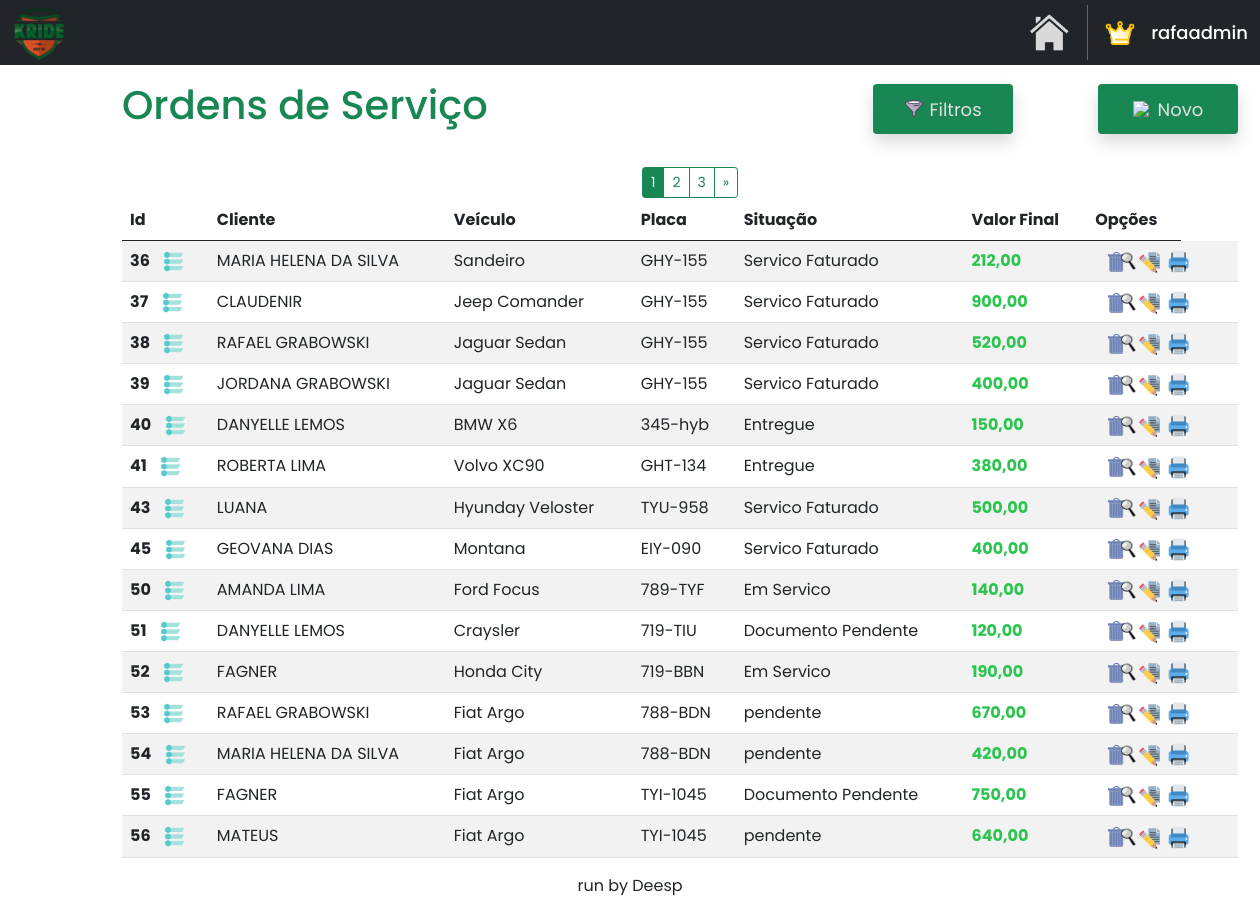
Page /home/ordem_servico (signed in) on the committed database.
### OS/models.py (models this page shows)
class OrdemServico(models.Model):
    renavam = models.CharField(max_length=80)
    placa = models.CharField(max_length=15)
    cliente_id = models.ForeignKey(Cliente, on_delete=models.CASCADE)
    nome_cliente = models.CharField(max_length=40)
    chassi = models.CharField(max_length=30, default='')
    cor = models.CharField(max_length=20, default='')
    combustivel = models.CharField(max_length=15, default='')
    modelo = models.CharField(max_length=50, default='')
    valor_veiculo = models.CharField(max_length=15, default='')
    ano_modelo = models.CharField(max_length=10, default='')
    pendencias = models.CharField(max_length=60, default='')
    data_entrega = models.DateField(null=True, blank=True)
    data_aq = models.DateField(null=True, blank=True)
    data_servico = models.DateField(default=datetime.date.today)
    desconto = models.CharField(max_length=30, default='')
    valor_f = models.CharField(max_length=30, default='')
    observacoes = models.TextField(blank=True, null=True)
    status = models.CharField(max_length=20, default='')
    cpf_vendedor = models.CharField(max_length=20, default='')
    concessionaria = models.CharField(max_length=60, default='')
    tipo_veiculo = models.CharField(max_length=15, default='')

### OS/views.py (the view)
# urls.py: path('ordem_servico', osviews.ordem_servico, name='ordem_servico'),
@login_required
def ordem_servico(request):
    return paginacao(request)

### OS/views.py (called while the page is built)
@login_required
def paginacao(request):
    ordens_servicos = OrdemServico.objects.all().values('id', 'nome_cliente', 'modelo', 'placa', 'status', 'valor_f')
    ordens_servicos_paginados = Paginator(ordens_servicos, 15)
    page_num = request.GET.get('page')
    ordens_servicos = ordens_servicos_paginados.get_page(page_num)
    return render(request, 'os.html', {'ordens_servicos': ordens_servicos})

### OS/templates/os.html (shortened to what this page needs)
{% extends "base.html" %}
{% load static %}
{% block content %}
<!DOCTYPE html>
<html lang="en">
<head>
    <link href="https://cdn.jsdelivr.net/npm/bootstrap@5.0.2/dist/css/bootstrap.min.css" rel="stylesheet">
</head>
<body>
    <div class="container mt-3 custom-container">
        <div class="d-flex justify-content-start align-items-center">
            <h1 class="me-auto text-success">Ordens de Serviço</h1>
            <div class="shadow bg-success rounded" style="width: 140px; height: 50px; margin-left: auto;">
                <a href="#" style="text-decoration: none; display: flex; align-items: center; justify-content: center; width: 100%; height: 100%;" id="btnMostrarFiltro">
                    <img src="{% static 'images/mini-filtro.png' %}" style="width: 20px; margin-right: 5px;">
                    <p class="hover-link" style="font-size: 18px; margin: 0;">Filtros</p>
                </a>
            </div>
            <div class="shadow bg-success rounded" style="width: 140px; height: 50px; margin-left: 85px;">
                <a href="{% url 'newos' %}" style="text-decoration: none; display: flex; align-items: center; justify-content: center; width: 100%; height: 100%;">
                    <img src="{% static 'images/novo.png' %}" style="width: 20px; margin-right: 5px;">
                    <p class="hover-link" style="font-size: 18px; margin: 0;">Novo</p>
                </a>
            </div>
        </div>
        {% if ordens_servicos.has_other_pages %}
            <div class="btn-group" role="group" aria-label="Item pagination" style="margin-left: 520px; margin-top: 30px; margin-bottom: -14px;">
                {% for page_number in ordens_servicos.paginator.page_range %}
                    {% if page_number == 1 or page_number == ordens_servicos.paginator.num_pages %}
                        <a href="?page={{ page_number }}"
                        class="btn btn-outline-success btn-sm {% if page_number == ordens_servicos.number %}active{% endif %}">
                            {{ page_number }}
                        </a>
                    {% elif page_number >= ordens_servicos.number|add:'-1' and page_number <= ordens_servicos.number|add:'1' %}
                        <a href="?page={{ page_number }}"
                        class="btn btn-outline-success btn-sm {% if page_number == ordens_servicos.number %}active{% endif %}">
                            {{ page_number }}
                        </a>
                    {% elif page_number == ordens_servicos.number|add:'-2' or page_number == ordens_servicos.number|add:'2' %}
                        <span class="btn btn-outline-success btn-sm">...</span>
                    {% endif %}
                {% endfor %}
                {% if ordens_servicos.has_next %}
                    <a href="?page={{ ordens_servicos.next_page_number }}" class="btn btn-outline-success btn-sm">&raquo;</a>
                {% endif %}
            </div>
        {% endif %}
        <table class="table table-striped mt-3">
            <thead>
                <tr>
                    <th scope="col">Id</th>
                    <th scope="col">Cliente</th>
                    <th scope="col">Veículo</th>
                    <th scope="col">Placa</th>
                    <th scope="col">Situação</th>
                    <th scope="col">Valor Final</th>
                    <th scope="col">Opções</th>
                </tr>
            </thead>
            <tbody  id="tbodyOrdens">
                {% for ordem_servico in ordens_servicos %}
                    <tr>
                        <th>
                            {{ordem_servico.id}}
                            <a href="#" class="openOptions">
                                <img src="{% static 'images/status.png' %}" style="width: 23px; height: 21px; margin-left: 9px;" alt="status" title="ALTERAR STATUS">
                            </a>
                        </th>
                        <td>{{ordem_servico.nome_cliente|upper}}</td>
                        <td>{{ordem_servico.modelo}}</td>
                        <td>{{ordem_servico.placa}}</td>
                        <td>{{ordem_servico.status}}</td>
                        <td style="color: #2ac44e; font-weight: bold;">{{ordem_servico.valor_f}}</td>
                        <td>
                            <a href="#" class="delete-button" data-toggle="modal" data-target="#confirmDeleteModal" data-url="{% url 'excluir_os' ordem_servico.id %}" title="EXCLUIR" style="height: 20px; margin-left: 10px;">
                            </a>
                        </td>
                        <td>
                            <a href="{% url 'consultar_os' ordem_servico.id %}"  title="CONSULTAR" style="height: 20px; margin-left: -71px;">
                                <img src="{% static 'images/consultar.png' %}" style="width: 22px; height: 23px;">
                            </a>
                        </td>
                        <td>
                            <a href="{% url 'editar_os' ordem_servico.id %}"  title="EDITAR" style="height: 20px; margin-left: -70px;">
                                <img src="{% static 'images/editaros.png' %}" style="width: 22px; height: 23px;">
                            </a>
                        </td>
                        <td>
                            <a href="{% url 'imprimir_os' ordem_servico.id %}"  title="IMPRIMIR" style="height: 20px; margin-left: -60px;">
                                <img src="{% static 'images/imprimiros.png' %}" style="width: 22px; height: 23px;">
                            </a>
                        </td>
                    </tr>
                {% endfor %}
            </tbody>
        </table>
    </div>
</body>
</html>
{% endblock %}

### base/base.html (shortened to what this page needs)
{% load static %}
<!DOCTYPE html>
<html lang="en">
<head>
</head>
<body>
    <nav class="navbar navbar-expand bg-dark" style="height: 65px;">
        <div class="container-fluid">
            <a href="#">
                <img src="{% static 'images/logo1.png' %}" style="width: 55px;">
            </a>
        </div>
        <a href="{% url 'home' %}" style="text-decoration: none;">
            <img src="{% static 'images/home.png' %}" title="VOLTAR PARA A HOME" style="width: 40px; margin-right: 18px;">
        </a>
        <div class="container user-div" id="profile" style="width: 200px; cursor: pointer;">
            {% if user.is_superuser %}
                <img src="{% static 'images/master.png' %}" title="MASTER USER" style="width: 30px; margin-right: 0px;">
            {% else %}
                <img src="{% static 'images/user_profile.png' %}" title="USUÁRIO" style="width: 26px; margin-right: 0px;">
            {% endif %}
            {% if user.is_authenticated %}
                <h5 class="text-white mt-2" style="font-size: large;">{{ user.username }}</h5>
            {% endif %}
        </div>
    </nav>
    {% block content %}{% endblock %}
    <div class="text-center">
        <p>run by Deesp</p>
    </div>
</body>
</html>

### OS/templates/os.html (style rules this page uses)
body { font-family: 'Poppins', sans-serif; }
.hover-link { color: rgb(225, 225, 225); transition: color 0.3s ease; }
.custom-container { margin-left: 110px; margin-right: 100px; }

### rows in the picture
OrdemServico: id "36", nome_cliente "MARIA HELENA DA SILVA", modelo "Sandeiro", placa "GHY-155", status "Servico Faturado", valor_f "212,00"
OrdemServico: id "37", nome_cliente "CLAUDENIR", modelo "Jeep Comander", placa "GHY-155", status "Servico Faturado", valor_f "900,00"
OrdemServico: id "38", nome_cliente "RAFAEL GRABOWSKI", modelo "Jaguar Sedan", placa "GHY-155", status "Servico Faturado", valor_f "520,00"
OrdemServico: id "39", nome_cliente "JORDANA GRABOWSKI", modelo "Jaguar Sedan", placa "GHY-155", status "Servico Faturado", valor_f "400,00"
OrdemServico: id "40", nome_cliente "DANYELLE LEMOS", modelo "BMW X6", placa "345-hyb", status "Entregue", valor_f "150,00"
OrdemServico: id "41", nome_cliente "ROBERTA LIMA", modelo "Volvo XC90", placa "GHT-134", status "Entregue", valor_f "380,00"
OrdemServico: id "43", nome_cliente "LUANA", modelo "Hyunday Veloster", placa "TYU-958", status "Servico Faturado", valor_f "500,00"
OrdemServico: id "45", nome_cliente "GEOVANA DIAS", modelo "Montana", placa "EIY-090", status "Servico Faturado", valor_f "400,00"
OrdemServico: id "50", nome_cliente "AMANDA LIMA", modelo "Ford Focus", placa "789-TYF", status "Em Servico", valor_f "140,00"
OrdemServico: id "51", nome_cliente "DANYELLE LEMOS", modelo "Craysler", placa "719-TIU", status "Documento Pendente", valor_f "120,00"
OrdemServico: id "52", nome_cliente "FAGNER", modelo "Honda City", placa "719-BBN", status "Em Servico", valor_f "190,00"
OrdemServico: id "53", nome_cliente "RAFAEL GRABOWSKI", modelo "Fiat Argo", placa "788-BDN", status "pendente", valor_f "670,00"
OrdemServico: id "54", nome_cliente "MARIA HELENA DA SILVA", modelo "Fiat Argo", placa "788-BDN", status "pendente", valor_f "420,00"
OrdemServico: id "55", nome_cliente "FAGNER", modelo "Fiat Argo", placa "TYI-1045", status "Documento Pendente", valor_f "750,00"
OrdemServico: id "56", nome_cliente "MATEUS", modelo "Fiat Argo", placa "TYI-1045", status "pendente", valor_f "640,00"

### other values in the picture
{{ user.username }} "rafaadmin"
{{ page_number }} "1" "3"
{{ page_number }} "2"
